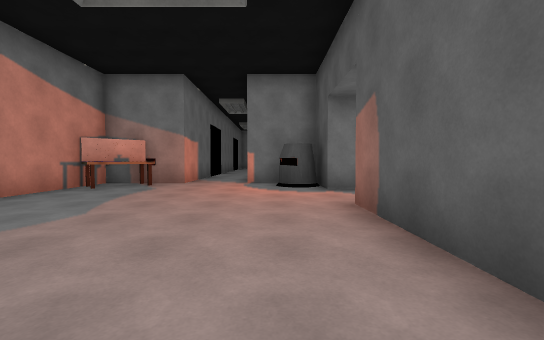
View 1 (above)

16 first-person views from a walk through a Unity game level. The camera is 1.3 m above the floor, tilts 2° down and sees 90° across. The floor is counted in squares, 2 m on a side. Each view is taken from the middle of a square. On the plan, view 1 faces up. The plan holds only what a view shows up to about 9 squares ahead; the rest is blank. The place goes on beyond the plan. Some surface patterns are stand-ins.

View 2
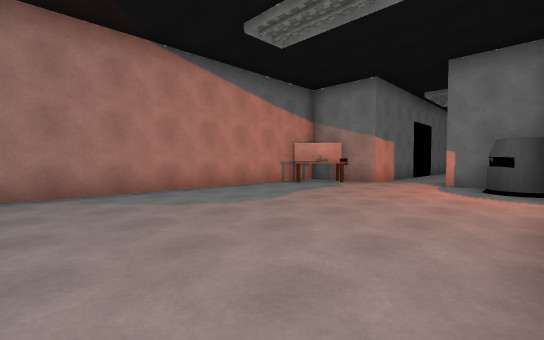

View 3
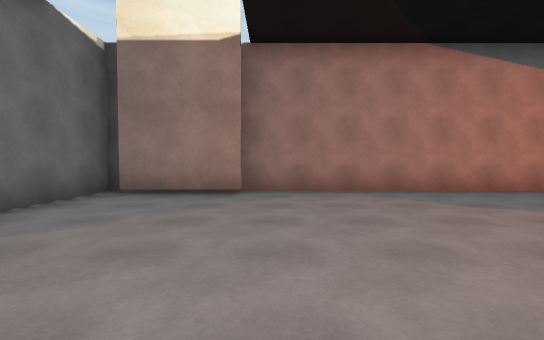

View 4
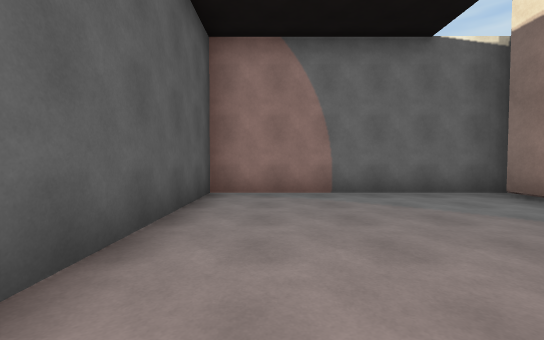

View 5
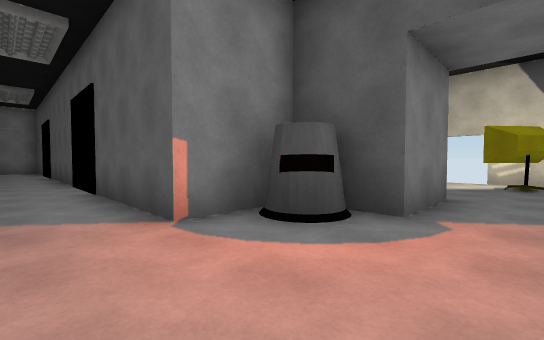

View 6
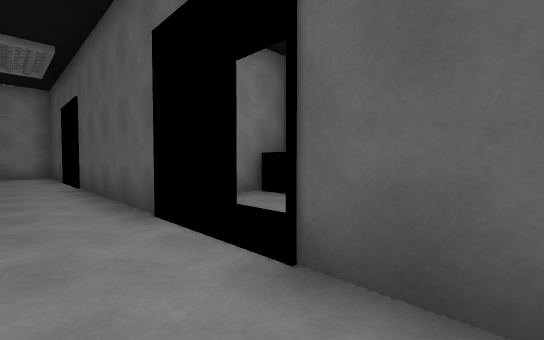

View 7
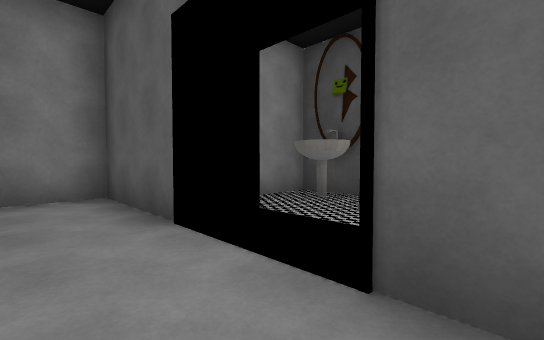

View 8
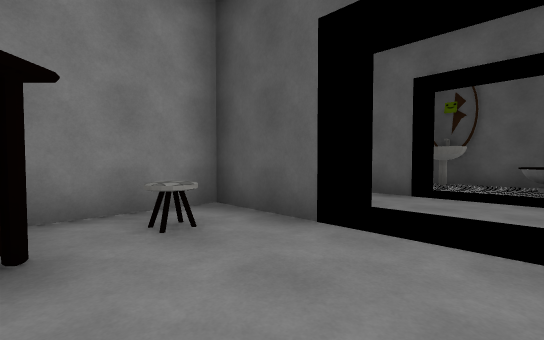

View 9
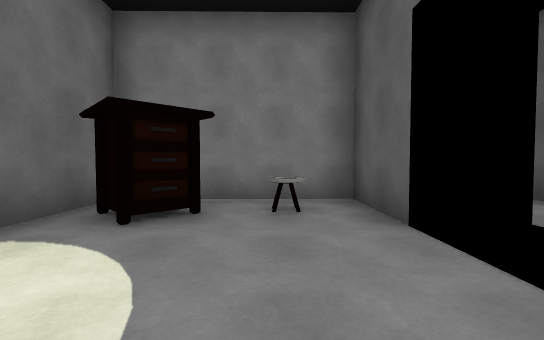

View 10
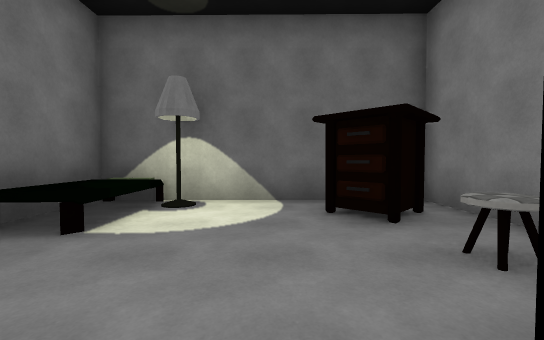

View 11
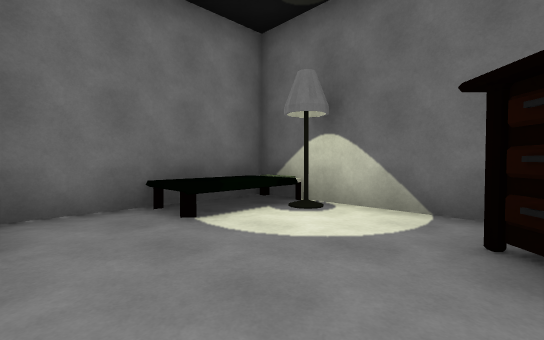

View 12
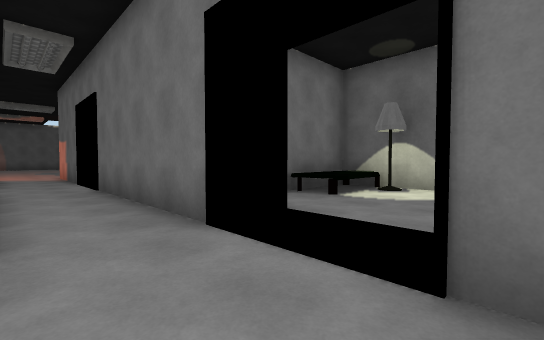

View 13
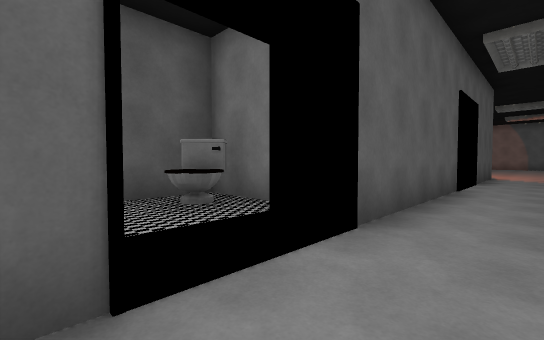

View 14
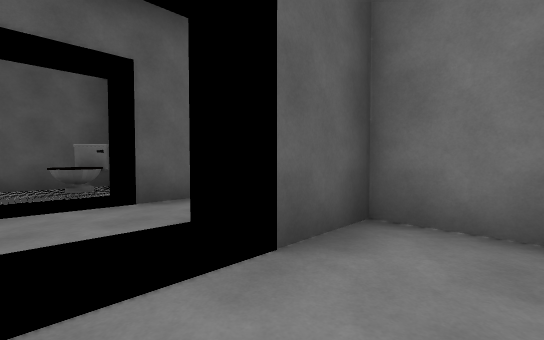

View 15
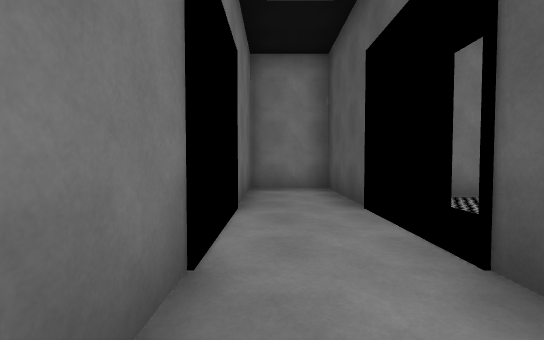

View 16
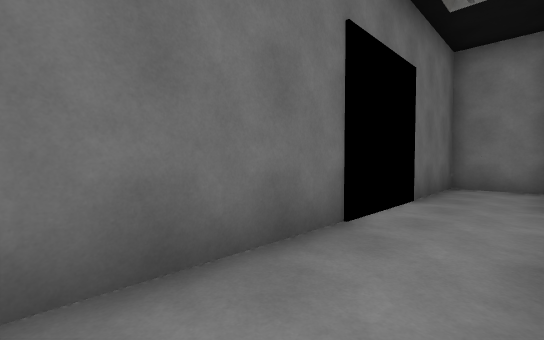

### Floor plan
Points are (right, up) in squares from view 1. A wall is a line through its corners. A room is listed if a view was taken in it or the views show most of it. See-through windows are left out.
Room 1 (views 1, 2, 3, 4, 5, 6, 7, 12, 13, 15, 16)
walls: (1.2, 6.1) (1.2, 7.8) (-0.7, 7.8) (-0.7, 11.1); (-2.5, 10.9) (-2.5, 7.8) (-4.7, 7.8) (-4.7, -1.8); (-0.7, 13.1) (-0.7, 17.6); (-4.3, -1.5) (-4.3, -4); (1, 17) (2.8, 17) (2.8, 20.8) (1.1, 20.8); (-2.5, 17.6) (-2.5, 13.1); (-4.8, -4.5) (1.2, -4.5) (1.2, 4.1); (-0.7, 19.6) (-0.7, 22.3) (-2.5, 22.3) (-2.5, 19.6)
ways out: opening at (-3, 18.5) to room 2; opening at (2.5, 5)
objects: other object (-4, 7); other object (1, 7); other object (2, 18); other object (2, 20)
Room 2 (views 8, 9, 10, 11, 14)
walls: (-3.6, 19.6) (-3.6, 21.6) (-7.6, 21.6); (-7.6, 21.1) (-7.6, 16.1) (-3.6, 16.1) (-3.6, 17.6)
ways out: opening at (-3, 18.5) to room 1
objects: other object (-7, 17) to (-6, 17); other object (-7, 18); other object (-7, 20) to (-6, 21); other object (-5, 21)

Positions as (right, up) in squares from view 1, and headings:
1: (0, 0), facing up
2: (1, 0), facing up-left
3: (1, -1), facing left
4: (0, 1), facing down
5: (-2, 5), facing up-right
6: (-2, 10), facing up-right
7: (-2, 17), facing up-right
8: (-6, 18), facing up-right
9: (-5, 17), facing up
10: (-3, 19), facing left
11: (-4, 20), facing down-left
12: (-1, 20), facing down-left
13: (-2, 20), facing down-right
14: (-5, 19), facing down-right
15: (-2, 16), facing up
16: (-1, 15), facing up-left
